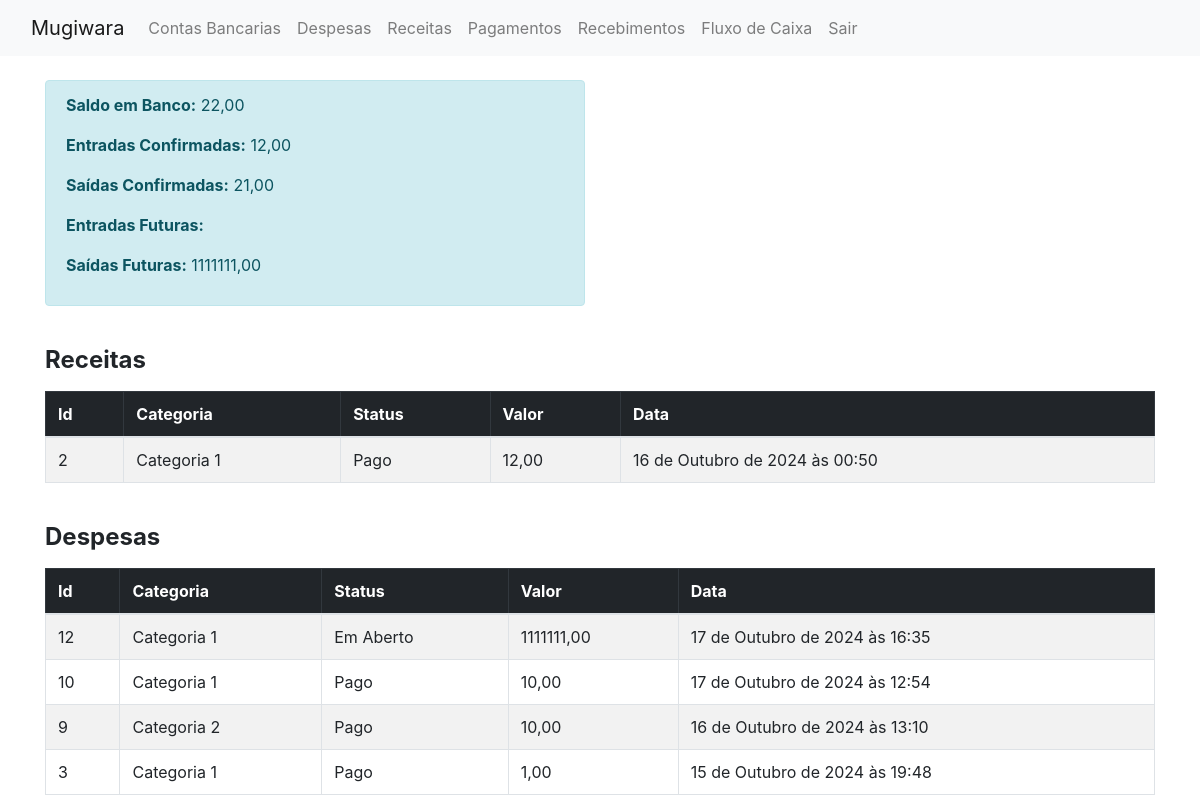
The app's page / (signed in), older data.
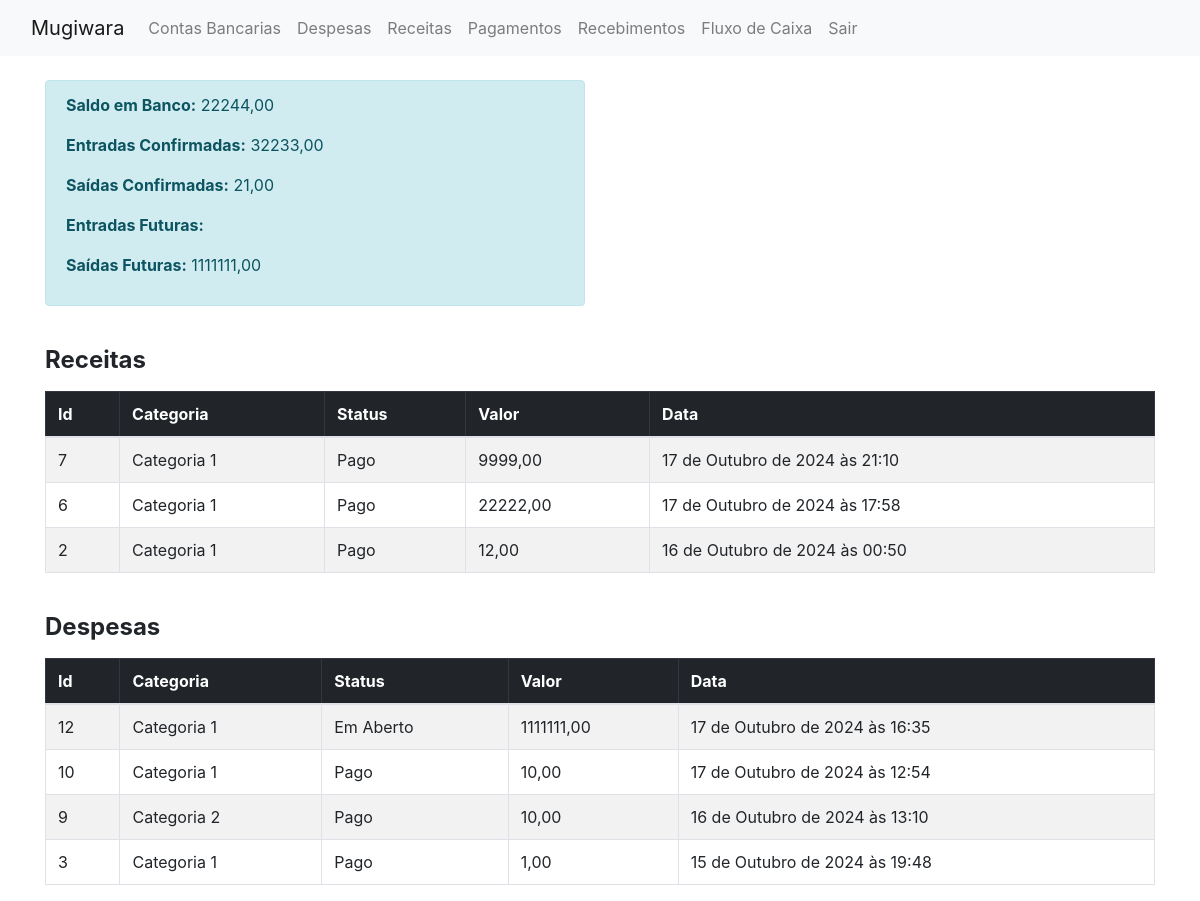
The same page, newer data.
### mugiwara/models/receita.py (models this page shows, shortened)
class receita(models.Model):
    class status_choices(models.IntegerChoices):
        ABERTO = 1, "Em Aberto"
        PAGO = 2, "Pago"
    descricao = models.TextField()
    data_vencimento = models.DateField(auto_now=False, auto_now_add=False)
    valor = models.DecimalField(decimal_places=2, max_digits=9)
    categoria = models.IntegerField(
        choices = categoria_choices_receita,
        default = categoria_choices_receita.C1
    )
    status = models.IntegerField(
        choices = status_choices,
        default = status_choices.ABERTO
    )
    created_at = models.DateTimeField(auto_now_add=True)
    class Meta:
        ordering = ['-created_at']

### mugiwara/models/despesa.py (models this page shows, shortened)
class despesa(models.Model):
    descricao = models.TextField()
    data_vencimento = models.DateField(auto_now=False, auto_now_add=False)
    valor = models.DecimalField(decimal_places=2, max_digits=9)
    categoria = models.IntegerField(
        choices = categoria_choices,
        default = categoria_choices.C1
    )
    status = models.IntegerField(
        choices = status_choices,
        default = status_choices.ABERTO
    )
    created_at = models.DateTimeField(auto_now_add=True, auto_created=True)
    class Meta:
        ordering = ['-created_at']

### mugiwara/views.py (the view)
# urls.py: path("", views.index, name="index"),
@login_required
def index(request):
    saldo_contas = conta_bancaria.objects.aggregate(saldo_atual=Sum('saldo_atual'))['saldo_atual']
    entradas_confirmadas = receita.objects.filter(status=2).aggregate(total_receita=Sum('valor'))['total_receita']
    entradas_futuras = receita.objects.filter(status=1).aggregate(total_receita=Sum('valor'))['total_receita']
    saidas_confirmadas = despesa.objects.filter(status=2).aggregate(total_despesa=Sum('valor'))['total_despesa']
    saidas_futuras = despesa.objects.filter(status=1).aggregate(total_despesa=Sum('valor'))['total_despesa']
    contas = conta_bancaria.objects.all()
    receitas = receita.objects.all()
    despesas = despesa.objects.all()
    context = {
        'saldo_atual': saldo_contas if saldo_contas else '0,00',
        'entradas_confirmadas': entradas_confirmadas if entradas_confirmadas else '0,00',
        'entradas_futuras': entradas_futuras if entradas_futuras else '0,00',
        'saidas_confirmadas': saidas_confirmadas if saidas_confirmadas else '0,00',
        'saidas_futuras': saidas_futuras if saidas_futuras else '0,00',
        'receitas': receitas,
        'despesas': despesas,
        'contas': contas,
    }
    return render(request, "mugiwara/index.html", context)

### mugiwara/templates/mugiwara/index.html (shortened to what this page needs)
{% extends 'layout.html' %}
{% load crispy_forms_tags %}
{% block content %}
<div class="container mt-4">
    <div class="row">
        <div class="col-md-6">
            <div class="alert alert-info">
                <p><strong>Saldo em Banco:</strong> {{saldo_atual|floatformat:2}}</p>
                <p><strong>Entradas Confirmadas:</strong> {{entradas_confirmadas|floatformat:2}}</p>
                <p><strong>Saídas Confirmadas:</strong> {{saidas_confirmadas|floatformat:2}}</p>
                <p><strong>Entradas Futuras:</strong> {{entradas_futuras|floatformat:2}}</p>
                <p><strong>Saídas Futuras:</strong> {{saidas_futuras|floatformat:2}}</p>
            </div>
        </div>
    </div>
    <div class="row mt-4">
        <div class="col-md-12">
            <h4 class="mb-3"><strong>Receitas</strong></h4>
            <table class="table table-striped table-hover table-bordered">
                <thead class="table-dark">
                    <tr>
                        <th scope="col">Id</th>
                        <th scope="col">Categoria</th>
                        <th scope="col">Status</th>
                        <th scope="col">Valor</th>
                        <th scope="col">Data</th>
                    </tr>
                </thead>
                <tbody>
                    {% for receita in receitas %}
                        <tr>
                            <td>{{receita.id}}</td>
                            <td>{{receita.get_categoria_display}}</td>
                            <td>{{receita.get_status_display}}</td>
                            <td>{{receita.valor}}</td>
                            <td>{{receita.created_at}}</td>
                        </tr>
                    {% endfor %}
                </tbody>
            </table>
        </div>
    </div>
    <div class="row mt-4">
        <div class="col-md-12">
            <h4 class="mb-3"><strong>Despesas</strong></h4>
            <table class="table table-striped table-hover table-bordered">
                <thead class="table-dark">
                    <tr>
                        <th scope="col">Id</th>
                        <th scope="col">Categoria</th>
                        <th scope="col">Status</th>
                        <th scope="col">Valor</th>
                        <th scope="col">Data</th>
                    </tr>
                </thead>
                <tbody>
                {% for despesa in despesas %}
                <tr>
                    <td>{{despesa.id}}</td>
                    <td>{{despesa.get_categoria_display}}</td>
                    <td>{{despesa.get_status_display}}</td>
                    <td>{{despesa.valor}}</td>
                    <td>{{despesa.created_at}}</td>
                </tr>
                {% endfor %}
                </tbody>
            </table>
        </div>
    </div>
</div>
{% endblock %}

Row changes from the older to the newer data that the page shows:
added receita: id "7", categoria "Categoria 1", status "Pago", valor "9999,00", created_at "17 de Outubro de 2024 às 21:10"
added receita: id "6", categoria "Categoria 1", status "Pago", valor "22222,00", created_at "17 de Outubro de 2024 às 17:58"
Text that changed along with them:
{{ saldo_atual|floatformat:2 }}: "22,00" → "22244,00"
{{ entradas_confirmadas|floatformat:2 }}: "12,00" → "32233,00"
